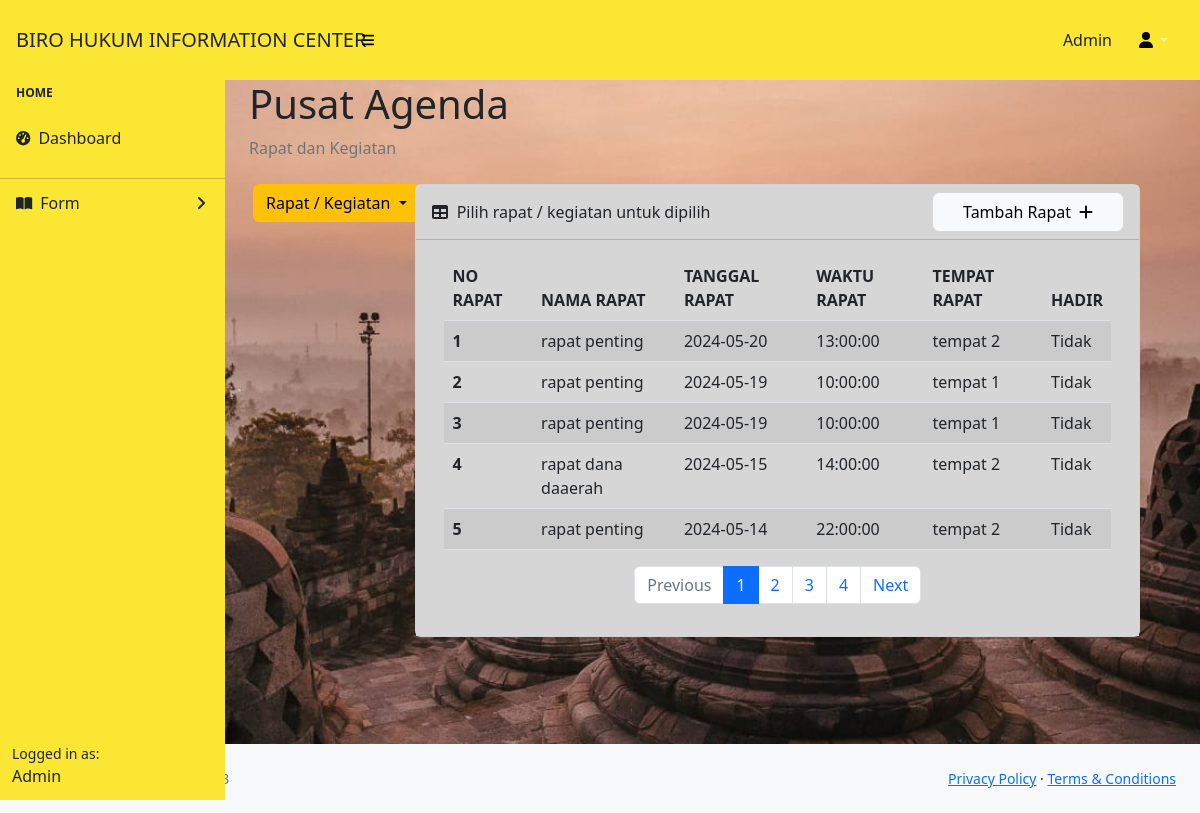
/features/rapat.php, run on the app's committed database.
### tables this page shows
CREATE TABLE `rapat` (
  `id_rapat` int(11) NOT NULL,
  `nama_rapat` varchar(255) DEFAULT NULL,
  `tanggal_rapat` date DEFAULT NULL,
  `waktu_rapat` time DEFAULT NULL,
  `tempat_rapat` varchar(255) DEFAULT NULL,
  `hadir` tinyint(1) DEFAULT NULL
);

### features/dom/tbl-rapat.php (the view)
<?php
include 'koneksi.php';
$items_per_page = 5;
$page = isset($_GET['page']) ? (int)$_GET['page'] : 1;
$offset = ($page - 1) * $items_per_page;
$query = "SELECT id_rapat, nama_rapat, tanggal_rapat, waktu_rapat, tempat_rapat, hadir
          FROM rapat
          ORDER BY tanggal_rapat DESC, waktu_rapat DESC
          LIMIT $items_per_page OFFSET $offset";
$hasil = mysqli_query($koneksi, $query);
$total_query = "SELECT COUNT(*) AS total FROM rapat";
$total_result = mysqli_query($koneksi, $total_query);
$total_row = mysqli_fetch_assoc($total_result);
$total_items = $total_row['total'];
$total_pages = ceil($total_items / $items_per_page);
echo '<div class="container">';
if ($hasil && mysqli_num_rows($hasil) > 0) {
    echo '<table class="table table-striped">';
    echo '<thead>';
    echo '  <tr>';
    echo '    <th>NO RAPAT</th>';
    echo '    <th>NAMA RAPAT</th>';
    echo '    <th>TANGGAL RAPAT</th>';
    echo '    <th>WAKTU RAPAT</th>';
    echo '    <th>TEMPAT RAPAT</th>';
    echo '    <th>HADIR</th>';
    echo '  </tr>';
    echo '</thead>';
    echo '<tbody>';
    $no_rapat = $offset + 1;
    while ($row = mysqli_fetch_assoc($hasil)) {
        echo '<tr>';
        echo "  <th>{$no_rapat}</th>";
        echo "  <td>{$row['nama_rapat']}</td>";
        echo "  <td>{$row['tanggal_rapat']}</td>";
        echo "  <td>{$row['waktu_rapat']}</td>";
        echo "  <td>{$row['tempat_rapat']}</td>";
        echo "  <td>" . ($row['hadir'] ? 'Ya' : 'Tidak') . "</td>";
        echo '</tr>';
        $no_rapat++;
    }
    echo '</tbody>';
    echo '</table>';
    echo '<nav aria-label="Page navigation">';
    echo '  <ul class="pagination d-flex justify-content-center">';
    if ($page > 1) {
        $previous_page = $page - 1;
        echo "    <li class='page-item'><a class='page-link' href='rapat.php?page=$previous_page'>Previous</a></li>";
    } else {
        echo "    <li class='page-item disabled'><a class='page-link'>Previous</a></li>";
    }
    for ($i = 1; $i <= $total_pages; $i++) {
        $active = ($i === $page) ? 'active' : '';
        echo "    <li class='page-item $active'><a class='page-link' href='rapat.php?page=$i'>$i</a></li>";
    }
    if ($page < $total_pages) {
        $next_page = $page + 1;
        echo "    <li class='page-item'><a class='page-link' href='rapat.php?page=$next_page'>Next</a></li>";
    } else {
        echo "    <li class='page-item disabled'><a class='page-link'>Next</a></li>";
    }
    echo '  </ul>';
    echo '</nav>';
} else {
    echo "Tidak ada data rapat yang ditemukan.";
}
echo '</div>';

### data on the page
rapat: nama_rapat "rapat penting", tanggal_rapat "2024-05-20", waktu_rapat "13:00:00", tempat_rapat "tempat 2", shows "Tidak"
rapat: nama_rapat "rapat penting", tanggal_rapat "2024-05-19", waktu_rapat "10:00:00", tempat_rapat "tempat 1", shows "Tidak"
rapat: nama_rapat "rapat penting", tanggal_rapat "2024-05-19", waktu_rapat "10:00:00", tempat_rapat "tempat 1", shows "Tidak"
rapat: nama_rapat "rapat dana daaerah", tanggal_rapat "2024-05-15", waktu_rapat "14:00:00", tempat_rapat "tempat 2", shows "Tidak"
rapat: nama_rapat "rapat penting", tanggal_rapat "2024-05-14", waktu_rapat "22:00:00", tempat_rapat "tempat 2", shows "Tidak"
